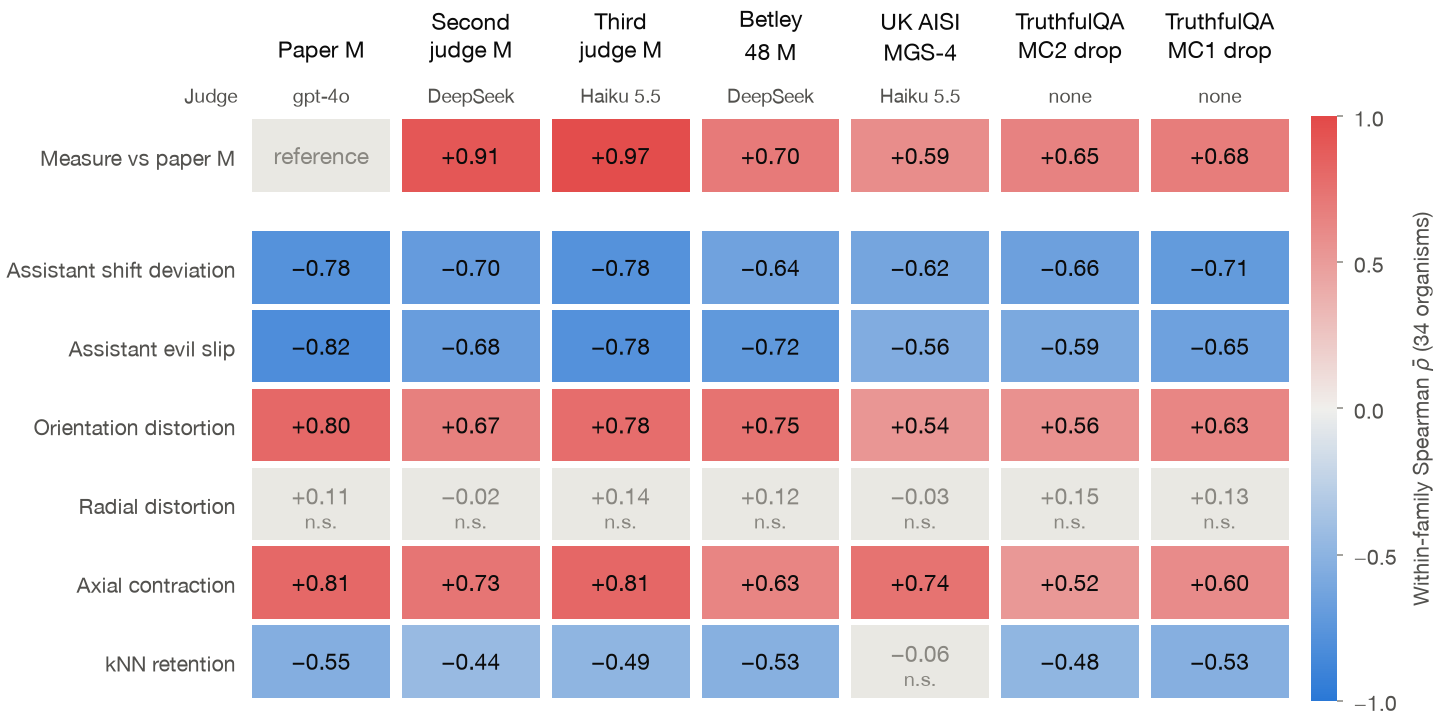

This chart was generated by the following Python code:
"""Within-family Spearman rho_bar of each geometric reading against each misalignment measure (34-organism pool).

Top strip: each measure against the paper's M. Main grid: the six readings against each measure.
Cells with p >= 0.05 are grey and marked n.s. Source: reanalysis/extra-evals/extra_evals.json.
"""
from style import *

import json

from matplotlib.cm import ScalarMappable
from matplotlib.colors import Normalize, to_rgb
from matplotlib.patches import Rectangle

SRC = ROOT / "reanalysis/extra-evals/extra_evals.json"
D = json.load(open(SRC))

READINGS = ["assistant_shift_deviation", "assistant_evil_slip", "orientation_distortion", "radial_distortion",
            "axial_contraction", "knn_retention"]
R_LABEL = {"assistant_shift_deviation": "Assistant shift deviation", "assistant_evil_slip": "Assistant evil slip",
           "orientation_distortion": "Orientation distortion", "radial_distortion": "Radial distortion",
           "axial_contraction": "Axial contraction", "knn_retention": "kNN retention"}
MEASURES = ["M_paper", "M_second", "M_haiku", "betley48_M", "mgs4_strict", "tqa_mc2_drop", "tqa_mc1_drop"]
# (measure name, judge)
M_LABEL = {"M_paper": ("Paper M", "gpt-4o"), "M_second": ("Second\njudge M", "DeepSeek"),
           "M_haiku": ("Third\njudge M", "Haiku 5.5"),
           "betley48_M": ("Betley\n48 M", "DeepSeek"), "mgs4_strict": ("UK AISI\nMGS-4", "Haiku 5.5"),
           "tqa_mc2_drop": ("TruthfulQA\nMC2 drop", "none"), "tqa_mc1_drop": ("TruthfulQA\nMC1 drop", "none")}
NS_FILL = "#e9e8e3"
NORM = Normalize(vmin=-1, vmax=1)
GAP = 0.04  # each side, in cell units: the surface gap between cells


def fmt(v):
    return f"{v:+.2f}".replace("-", "−")


def lum(c):
    r, g, b = [x / 12.92 if x <= 0.04045 else ((x + 0.055) / 1.055) ** 2.4 for x in to_rgb(c)]
    return 0.2126 * r + 0.7152 * g + 0.0722 * b


def ink_for(fill):
    """White or near-black, whichever has the higher contrast on the fill."""
    lf, lw, lk = lum(fill), lum("white"), lum(INK)
    return "white" if (lw + 0.05) / (lf + 0.05) > (lf + 0.05) / (lk + 0.05) else INK


def cell(ax, x, y, rho, p, ref=False):
    if ref:
        fill, txt, sub, col = NS_FILL, "reference", None, MUTED
    elif p >= 0.05:
        fill, txt, sub, col = NS_FILL, fmt(rho), "n.s.", MUTED
    else:
        fill = DIVERGING(NORM(rho))
        txt, sub, col = fmt(rho), None, ink_for(fill)
    ax.add_patch(Rectangle((x + GAP, y + GAP), 1 - 2 * GAP, 1 - 2 * GAP, facecolor=fill, edgecolor="none"))
    if sub is None:
        ax.text(x + 0.5, y + 0.5, txt, ha="center", va="center", color=col, fontsize=7.5)
    else:
        ax.text(x + 0.5, y + 0.40, txt, ha="center", va="center", color=col, fontsize=7.5)
        ax.text(x + 0.5, y + 0.72, sub, ha="center", va="center", color=col, fontsize=6.5)


def frame(ax, nrows):
    ax.set_xlim(0, len(MEASURES))
    ax.set_ylim(nrows, 0)
    ax.grid(False)
    for s in ax.spines.values():
        s.set_visible(False)
    ax.tick_params(length=0)
    ax.set_xticks([])


fig = plt.figure(figsize=(FULL, 3.45))
gs = fig.add_gridspec(2, 2, height_ratios=[1, len(READINGS)], width_ratios=[1, 0.025], hspace=0.12, wspace=0.03,
                      left=0.19, right=0.93, top=0.8, bottom=0.03)
ax_top = fig.add_subplot(gs[0, 0])
ax = fig.add_subplot(gs[1, 0])
cax = fig.add_subplot(gs[:, 1])

# strip: each measure against the paper's M
for j, m in enumerate(MEASURES):
    t = D["measure_vs_M_paper"][m]
    cell(ax_top, j, 0, t["rho_bar"], t["p"], ref=(m == "M_paper"))
frame(ax_top, 1)
ax_top.set_yticks([0.5], ["Measure vs paper M"])
# column headers: measure name in ink, judge below it in secondary ink
for j, m in enumerate(MEASURES):
    name, judge = M_LABEL[m]
    ax_top.text(j + 0.5, -0.12, judge, ha="center", va="bottom", color=INK2, fontsize=6.3)
    ax_top.text(j + 0.5, -0.62, name, ha="center", va="bottom", color=INK, fontsize=7.5, linespacing=1.15)
ax_top.text(-0.06, -0.12, "Judge", ha="right", va="bottom", color=INK2, fontsize=6.3)

# main grid: readings against each measure
for i, rd in enumerate(READINGS):
    for j, m in enumerate(MEASURES):
        t = D["readings_vs_measure"][f"{rd}|{m}"]
        cell(ax, j, i, t["rho_bar"], t["p"])
frame(ax, len(READINGS))
ax.set_yticks([i + 0.5 for i in range(len(READINGS))], [R_LABEL[r] for r in READINGS])

cb = fig.colorbar(ScalarMappable(norm=NORM, cmap=DIVERGING), cax=cax)
cb.outline.set_visible(False)
cb.set_ticks([-1, -0.5, 0, 0.5, 1])
cb.ax.tick_params(length=2, width=0.5)
cb.set_label(r"Within-family Spearman $\bar\rho$" + f" ({D['n_pool']} organisms)", color=INK2, fontsize=7)

save(fig, "fig_evals_heatmap")
